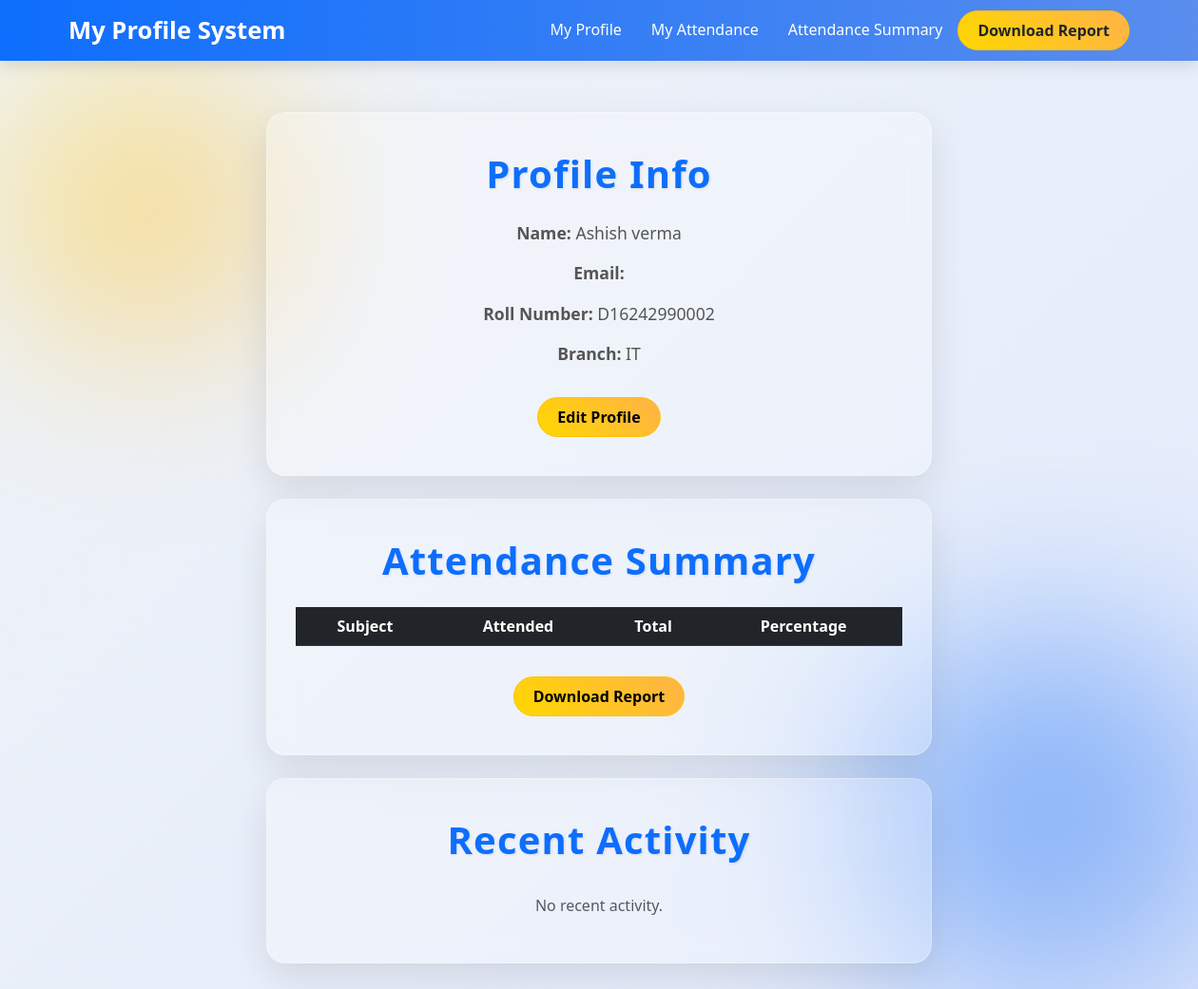
Page /userpanel/ (signed in) on the committed database.
### facereco/models.py (models this page shows, shortened)
class Register(models.Model):
    user = models.ForeignKey(User, on_delete=models.CASCADE, null=True, blank=True)
    student_name = models.CharField(max_length=100)
    roll_no = models.CharField(max_length=20, unique=True)
    semester = models.CharField(max_length=20)
    branch = models.CharField(max_length=50)
    face_image = models.ImageField(upload_to='face_images/', null=True, blank=True)

### facereco/views.py (the view)
# urls.py: path('userpanel/', views.userpanel, name='userpanel'),
@login_required
def userpanel(request):
    try:
        profile = Register.objects.get(user=request.user)
    except Register.DoesNotExist:
        profile = None
    return render(request, 'userpanel.html', {'user': request.user, 'profile': profile})

### facereco/templates/userpanel.html (shortened to what this page needs)
<!DOCTYPE html>
<html lang="en">
<head>
  <link href="https://cdn.jsdelivr.net/npm/bootstrap@5.3.0/dist/css/bootstrap.min.css" rel="stylesheet"/>
</head>
<body>
  <nav class="navbar navbar-expand-lg fixed-top">
    <div class="container">
      <a class="navbar-brand" href="#">My Profile System</a>
      <div class="collapse navbar-collapse" id="navbarNavDropdown">
        <ul class="navbar-nav ms-auto">
          <li class="nav-item"><a class="nav-link" href="{% url 'profile' %}">My Profile</a></li>
          <li class="nav-item"><a class="nav-link" href="{% url 'myattendance' %}">My Attendance</a></li>
          <li class="nav-item"><a class="nav-link" href="{% url 'attendance_summary' %}">Attendance Summary</a></li>
          <li class="nav-item">
            <a href="{% url 'download_attendance_pdf' %}" class="btn btn-warning text-dark ms-2">Download Report</a>
          </li>
        </ul>
      </div>
    </div>
  </nav>
  <div class="container my-5">
    <div class="dashboard-content mb-4">
      <h1>Profile Info</h1>
      <p><strong>Name:</strong> {{ profile.student_name|default:user.get_full_name|default:user.username }}</p>
      <p><strong>Email:</strong> {{ user.email }}</p>
      <p><strong>Roll Number:</strong> {{ profile.roll_no|default:'N/A' }}</p>
      <p><strong>Branch:</strong> {{ profile.branch|default:'N/A' }}</p>
      <a href="{% url 'profile' %}" class="btn btn-warning mt-3">Edit Profile</a>
    </div>
    <div class="dashboard-content mb-4">
      <h1>Attendance Summary</h1>
      <div class="table-responsive">
        <table class="table table-hover text-center align-middle">
          <thead class="table-dark">
            <tr>
              <th>Subject</th>
              <th>Attended</th>
              <th>Total</th>
              <th>Percentage</th>
            </tr>
          </thead>
        </table>
      </div>
      <a href="{% url 'download_attendance_pdf' %}" class="btn btn-warning mt-3">Download Report</a>
    </div>
    <div class="dashboard-content mb-4">
      <h1>Recent Activity</h1>
      <ul class="list-group list-group-flush">
        {% for notification in notifications %}
        <li class="list-group-item bg-transparent border-0">
          <span class="fw-semibold text-dark">{{ notification.date }}</span> – {{ notification.message }}
        </li>
        {% empty %}
        <li class="list-group-item bg-transparent border-0 text-muted">No recent activity.</li>
        {% endfor %}
      </ul>
    </div>
  </div>
</body>
</html>

### facereco/templates/userpanel.html (style rules this page uses)
body { font-family: 'Segoe UI', Tahoma, Geneva, Verdana, sans-serif; background: linear-gradient(135deg, #f0f4f8, #e2eafc); min-height: 100vh; padding-top: 70px; position: relative; overflow-x: hidden; }
.navbar { background: linear-gradient(90deg, #0d6efd, #5a8dee); box-shadow: 0 6px 15px rgba(0, 0, 0, 0.1); transition: all 0.3s ease; }
.navbar-brand { font-weight: bold; font-size: 1.6rem; color: #fff !important; transition: color 0.3s ease; }
.navbar-nav .nav-link { color: #fff !important; font-weight: 500; margin-left: 15px; position: relative; transition: all 0.3s ease; }
.navbar-nav .nav-link::after { content: ''; position: absolute; width: 0; height: 2px; bottom: 0; left: 0; background: #ffd700; transition: width 0.3s ease; }
.btn-warning { font-weight: 700; border-radius: 50px; padding: 8px 20px; transition: all 0.3s ease; background: linear-gradient(45deg, #ffd700, #ffb347); }
.dashboard-content { background: rgba(255, 255, 255, 0.25); backdrop-filter: blur(15px); -webkit-backdrop-filter: blur(15px); border: 1px solid rgba(255, 255, 255, 0.3); border-radius: 20px; padding: 40px 30px; box-shadow: 0 15px 40px rgba(0, 0, 0, 0.1); margin: 0 auto; max-width: 700px; text-align: center; transition: all 0.4s ease; }
.dashboard-content h1 { font-weight: 800; color: #0d6efd; margin-bottom: 25px; letter-spacing: 1.2px; text-shadow: 1px 1px 3px rgba(0,0,0,0.1); }
p { color: #555; font-size: 1.1rem; }
.table thead { background: linear-gradient(90deg, #0d6efd, #5a8dee); color: #fff; }
.list-group-item { background: transparent; border: none; padding-left: 0; padding-right: 0; }
body::before, body::after { content: ''; position: absolute; border-radius: 50%; width: 300px; height: 300px; background: linear-gradient(135deg, #ffd700, #ffb347); filter: blur(100px); opacity: 0.5; animation: float 10s infinite alternate; z-index: -1; }
body::after { width: 400px; height: 400px; background: linear-gradient(135deg, #0d6efd, #5a8dee); bottom: -50px; right: -50px; animation-duration: 12s; }

### rows in the picture
Register: student_name "Ashish verma", roll_no "D16242990002", branch "IT"
